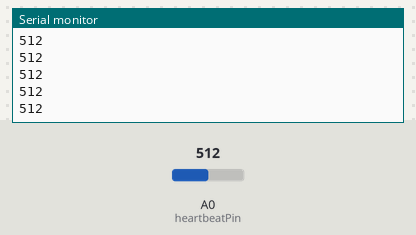
The sketch below on a simulated Arduino Uno, built with avr-gcc and run on an emulated ATmega328P. Parts: the last lines printed to the serial monitor. Inputs (shaded band) come from the test bench; at power-on: A0 (heartbeatPin) = 512.

Above: at 1.2 s.
1.3 s: A0 (heartbeatPin) set to 716
At 2.3 s:
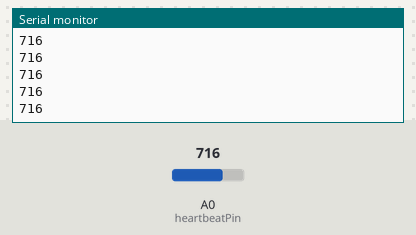
2.8 s: A0 (heartbeatPin) set to 900
At 3.5 s:
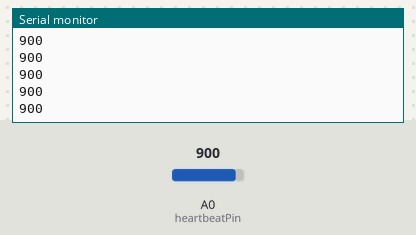
Timing chart, 0 to 5.8 s (numbered marks = the images above; inputs shaded):
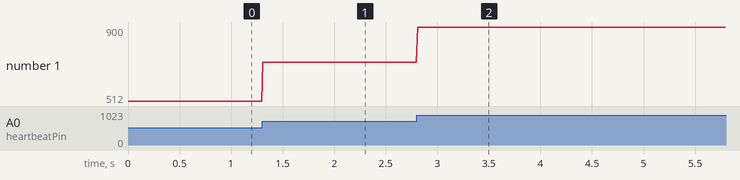

The sketch:

heartbeat_sensor.ino
```cpp
const int heartbeatPin = A0;  // Analog pin connected to heartbeat sensor OUT pin

void setup() {
  Serial.begin(9600);
}

void loop() {
  int heartbeatValue = analogRead(heartbeatPin);
  Serial.println(heartbeatValue);
  delay(10);
}
```

Measured:
- after the input at 1.3 s, the serial monitor: prints a new line at once (image 1)
- after the input at 2.8 s, the serial monitor: prints a new line at once (image 2)
- plotted number 1: 512 → 716 after the input at 1.3 s, 716 → 900 after the input at 2.8 s
